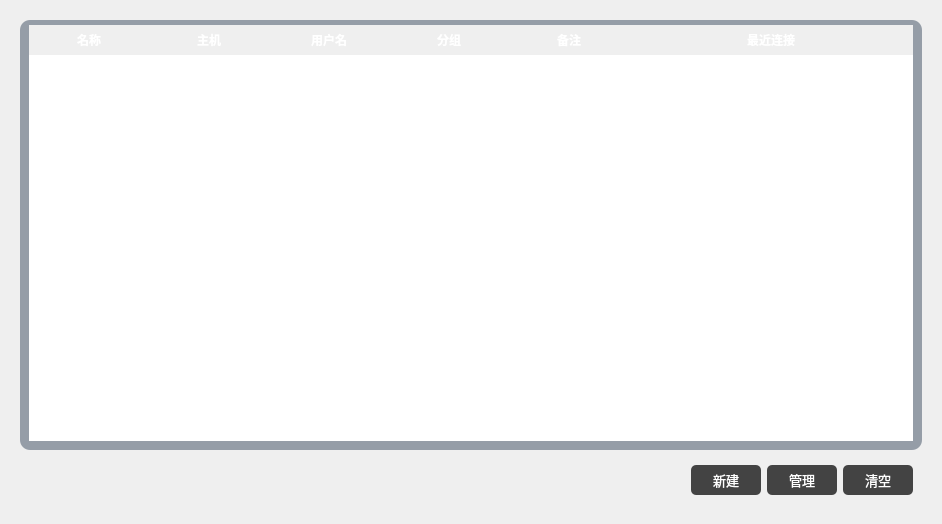
<?xml version="1.0" encoding="UTF-8"?>
<ui version="4.0">
 <class>historyconnectwidget</class>
 <widget class="QWidget" name="historyconnectwidget">
  <property name="geometry">
   <rect>
    <x>0</x>
    <y>0</y>
    <width>942</width>
    <height>524</height>
   </rect>
  </property>
  <property name="windowTitle">
   <string>Form</string>
  </property>
  <property name="styleSheet">
   <string notr="true">color: rgb(255, 255, 255);</string>
  </property>
  <layout class="QHBoxLayout" name="horizontalLayout_5" stretch="8">
   <item>
    <widget class="QWidget" name="widget_2" native="true">
     <layout class="QVBoxLayout" name="verticalLayout">
      <property name="spacing">
       <number>6</number>
      </property>
      <item>
       <widget class="QWidget" name="widget_3" native="true">
        <property name="styleSheet">
         <string notr="true">#widget_3{
background-color: rgb(10, 31, 57,100);
border-radius:10px;
}</string>
        </property>
        <layout class="QVBoxLayout" name="verticalLayout_2">
         <property name="topMargin">
          <number>5</number>
         </property>
         <item>
          <widget class="QTableWidget" name="tableWidget_history">
           <property name="sizePolicy">
            <sizepolicy hsizetype="Expanding" vsizetype="Expanding">
             <horstretch>0</horstretch>
             <verstretch>0</verstretch>
            </sizepolicy>
           </property>
           <property name="minimumSize">
            <size>
             <width>0</width>
             <height>0</height>
            </size>
           </property>
           <property name="maximumSize">
            <size>
             <width>16777215</width>
             <height>16777215</height>
            </size>
           </property>
           <property name="font">
            <font>
             <family>OPPOSans B</family>
             <pointsize>10</pointsize>
             <stylestrategy>PreferAntialias</stylestrategy>
            </font>
           </property>
           <property name="focusPolicy">
            <enum>Qt::NoFocus</enum>
           </property>
           <property name="styleSheet">
            <string notr="true">QTableWidget{
	border:none;
	
	border-color: rgb(130, 201, 255);
	/*background-color: rgb(30, 45, 54);*/
	color: rgb(255, 255, 255);
}

QHeaderView::section {
    padding-left: 2px;
    margin: 0px;
	background-color: rgb(52, 160, 255);
    height: 20px;
    font-weight: bold;
}
QTableWidget::item:hover{
	background-color: rgba(10, 31, 57,0);
}
QTableWidget::item:selected{
	
	color: rgb(255, 255, 255);
	border-radius: 5px;
	background-color: rgb(72, 141, 193);
}

QHeaderView::section,QTableCornerButton:section{
    padding:5px; 
    margin:0px; 
    
	font: 10pt &quot;OPPOSans B&quot;;
	color: rgb(255, 255, 255);
    border:1px solid #242424;
    border-left-width:0px; 
    border-right-width:0px; 
    border-top-width:0px; 
    border-bottom-width:0px;
	/*background:qlineargradient(spread:pad,x1:0,y1:0,x2:0,y2:1,stop:0 #646464,stop:1 #525252); */
	
	
	background-color: rgb(10, 31, 57,0);
}

QScrollBar:vertical {
    width: 10px;
	background-color: rgba(0, 41, 69, 0);
    margin: 0px,0px,0px,0px;
    padding-top: 0px;		/*//隐藏上下的箭头*/
    padding-bottom: 0px;
}
QScrollBar::handle:vertical {
    width: 10px;
	
	background-color: rgb(239, 239, 239);
    /*滚动条两端变成椭圆 */
    border-radius: 2px;
    min-height: 0;
}

QScrollBar::sub-page:vertical {
    
	background-color: rgba(255, 255, 255, 0);
}
QScrollBar::add-page:vertical 
{
    background-color: rgba(255, 255, 255, 0);
}

QScrollBar::add-line:vertical {
	border: none;
    height: 0px;
    subcontrol-position: bottom;
    subcontrol-origin: margin;
}
QScrollBar::sub-line:vertical {
    border: none;
    height: 0px;
    subcontrol-position: top;
    subcontrol-origin: margin;
}

QScrollBar::down-arrow:vertical {
    border:none;
}
QScrollBar::up-arrow:vertical {
    border:none;
}</string>
           </property>
           <property name="verticalScrollBarPolicy">
            <enum>Qt::ScrollBarAsNeeded</enum>
           </property>
           <property name="horizontalScrollBarPolicy">
            <enum>Qt::ScrollBarAlwaysOff</enum>
           </property>
           <property name="sizeAdjustPolicy">
            <enum>QAbstractScrollArea::AdjustIgnored</enum>
           </property>
           <property name="editTriggers">
            <set>QAbstractItemView::NoEditTriggers</set>
           </property>
           <property name="dragDropMode">
            <enum>QAbstractItemView::NoDragDrop</enum>
           </property>
           <property name="selectionMode">
            <enum>QAbstractItemView::SingleSelection</enum>
           </property>
           <property name="selectionBehavior">
            <enum>QAbstractItemView::SelectRows</enum>
           </property>
           <property name="textElideMode">
            <enum>Qt::ElideMiddle</enum>
           </property>
           <property name="showGrid">
            <bool>false</bool>
           </property>
           <property name="gridStyle">
            <enum>Qt::NoPen</enum>
           </property>
           <property name="sortingEnabled">
            <bool>false</bool>
           </property>
           <attribute name="horizontalHeaderVisible">
            <bool>true</bool>
           </attribute>
           <attribute name="horizontalHeaderCascadingSectionResizes">
            <bool>false</bool>
           </attribute>
           <attribute name="horizontalHeaderDefaultSectionSize">
            <number>120</number>
           </attribute>
           <attribute name="horizontalHeaderHighlightSections">
            <bool>false</bool>
           </attribute>
           <attribute name="horizontalHeaderMinimumSectionSize">
            <number>20</number>
           </attribute>
           <attribute name="horizontalHeaderShowSortIndicator" stdset="0">
            <bool>false</bool>
           </attribute>
           <attribute name="horizontalHeaderStretchLastSection">
            <bool>true</bool>
           </attribute>
           <attribute name="verticalHeaderVisible">
            <bool>false</bool>
           </attribute>
           <attribute name="verticalHeaderDefaultSectionSize">
            <number>30</number>
           </attribute>
           <attribute name="verticalHeaderMinimumSectionSize">
            <number>20</number>
           </attribute>
           <column>
            <property name="text">
             <string>名称</string>
            </property>
           </column>
           <column>
            <property name="text">
             <string>主机</string>
            </property>
           </column>
           <column>
            <property name="text">
             <string>用户名</string>
            </property>
           </column>
           <column>
            <property name="text">
             <string>分组</string>
            </property>
           </column>
           <column>
            <property name="text">
             <string>备注</string>
            </property>
           </column>
           <column>
            <property name="text">
             <string>最近连接</string>
            </property>
           </column>
          </widget>
         </item>
        </layout>
       </widget>
      </item>
      <item>
       <widget class="QWidget" name="widget" native="true">
        <property name="styleSheet">
         <string notr="true"/>
        </property>
        <layout class="QHBoxLayout" name="horizontalLayout">
         <item>
          <spacer name="horizontalSpacer_3">
           <property name="orientation">
            <enum>Qt::Horizontal</enum>
           </property>
           <property name="sizeHint" stdset="0">
            <size>
             <width>395</width>
             <height>10</height>
            </size>
           </property>
          </spacer>
         </item>
         <item>
          <widget class="QToolButton" name="toolButton_create">
           <property name="minimumSize">
            <size>
             <width>70</width>
             <height>30</height>
            </size>
           </property>
           <property name="maximumSize">
            <size>
             <width>70</width>
             <height>30</height>
            </size>
           </property>
           <property name="font">
            <font>
             <family>OPPOSans B</family>
             <pointsize>10</pointsize>
             <stylestrategy>PreferAntialias</stylestrategy>
            </font>
           </property>
           <property name="styleSheet">
            <string notr="true">QToolButton {
	color: rgb(255, 255, 255);
	
	background-color: rgb(67, 67, 67);
	border-radius: 5px;
}

QToolButton::menu-indicator { 
	image: None;
}

 
QToolButton:hover {
	color: rgb(255, 255, 255);
	background-color: rgb(67, 67, 67);
}</string>
           </property>
           <property name="text">
            <string>新建</string>
           </property>
          </widget>
         </item>
         <item>
          <widget class="QToolButton" name="toolButton_menger">
           <property name="minimumSize">
            <size>
             <width>70</width>
             <height>30</height>
            </size>
           </property>
           <property name="maximumSize">
            <size>
             <width>70</width>
             <height>30</height>
            </size>
           </property>
           <property name="font">
            <font>
             <family>OPPOSans B</family>
             <pointsize>10</pointsize>
             <stylestrategy>PreferAntialias</stylestrategy>
            </font>
           </property>
           <property name="styleSheet">
            <string notr="true">QToolButton {
	color: rgb(255, 255, 255);
	
	background-color: rgb(67, 67, 67);
	border-radius: 5px;
}

QToolButton::menu-indicator { 
	image: None;
}

 
QToolButton:hover {
	color: rgb(255, 255, 255);
	background-color: rgb(67, 67, 67);
}</string>
           </property>
           <property name="text">
            <string>管理</string>
           </property>
          </widget>
         </item>
         <item>
          <widget class="QToolButton" name="toolButton_clear">
           <property name="minimumSize">
            <size>
             <width>70</width>
             <height>30</height>
            </size>
           </property>
           <property name="maximumSize">
            <size>
             <width>70</width>
             <height>30</height>
            </size>
           </property>
           <property name="font">
            <font>
             <family>OPPOSans B</family>
             <pointsize>10</pointsize>
             <stylestrategy>PreferAntialias</stylestrategy>
            </font>
           </property>
           <property name="styleSheet">
            <string notr="true">QToolButton {
	color: rgb(255, 255, 255);
	
	background-color: rgb(67, 67, 67);
	border-radius: 5px;
}

QToolButton::menu-indicator { 
	image: None;
}

 
QToolButton:hover {
	color: rgb(255, 255, 255);
	background-color: rgb(67, 67, 67);
}</string>
           </property>
           <property name="text">
            <string>清空</string>
           </property>
          </widget>
         </item>
        </layout>
       </widget>
      </item>
     </layout>
    </widget>
   </item>
  </layout>
 </widget>
 <resources/>
 <connections/>
</ui>
